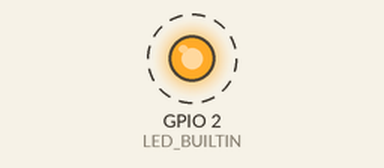
Simulated run of this sketch. Board: ESP8266 (NodeMCU). On the bench: output pins drawn as LEDs (lit = HIGH, except the on-board LED, lit = LOW). Dashed ring = blinking. WiFi joins after 1.5 s; servers stay silent unless stated; what the sketch prints to the serial monitor is not drawn.

Above: at 1.98 s.
Timing chart, 0 to 5.0 s (numbered marks = the images above):
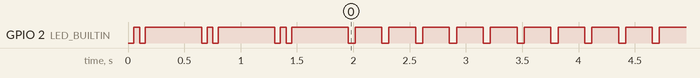

The sketch:

wifi_strength.ino
```cpp
// (licence header left out)
#include <ESP8266WiFi.h>

// Network SSID
const char* ssid = "SSID";
const char* password = "PASSWORD";

long rssi;
bool led;

void setup() {
  Serial.begin(115200);
  pinMode(LED_BUILTIN, OUTPUT);
  wifiConnect();
}

void loop() {
  rssi = 0 - WiFi.RSSI(); // signal strenth between 0-100
  Serial.println(rssi);

  if ( rssi > 95 ) {
    WiFi.disconnect();
    delay(500);
    wifiConnect();
  }

  turnLed(true);
  delay(5 + rssi);
  turnLed(false);
  delay(5 + rssi*4);
}

void turnLed(bool led)
{
  if ( led ) {
    digitalWrite(LED_BUILTIN, LOW);
  } else {
    digitalWrite(LED_BUILTIN, HIGH);
  }
}

void wifiConnect () {
  // Connect WiFi
  Serial.println();
  Serial.println();
  Serial.print("Connecting to ");
  Serial.println(ssid);
  WiFi.hostname("Name");
  WiFi.begin(ssid, password);

  while (WiFi.status() != WL_CONNECTED) {
    turnLed(true);
    delay(50);
    turnLed(false);
    delay(50);
    turnLed(true);
    delay(50);
    turnLed(false);
    delay(500);
    Serial.print(".");
  }
  Serial.println("");
  Serial.println("WiFi connected");

  // Print the IP address
  Serial.print("IP address: ");
  Serial.print(WiFi.localIP());
}
```

Measured:
- by itself, GPIO 2 (LED_BUILTIN): moves between LOW and HIGH, repeating every 10.5 s
